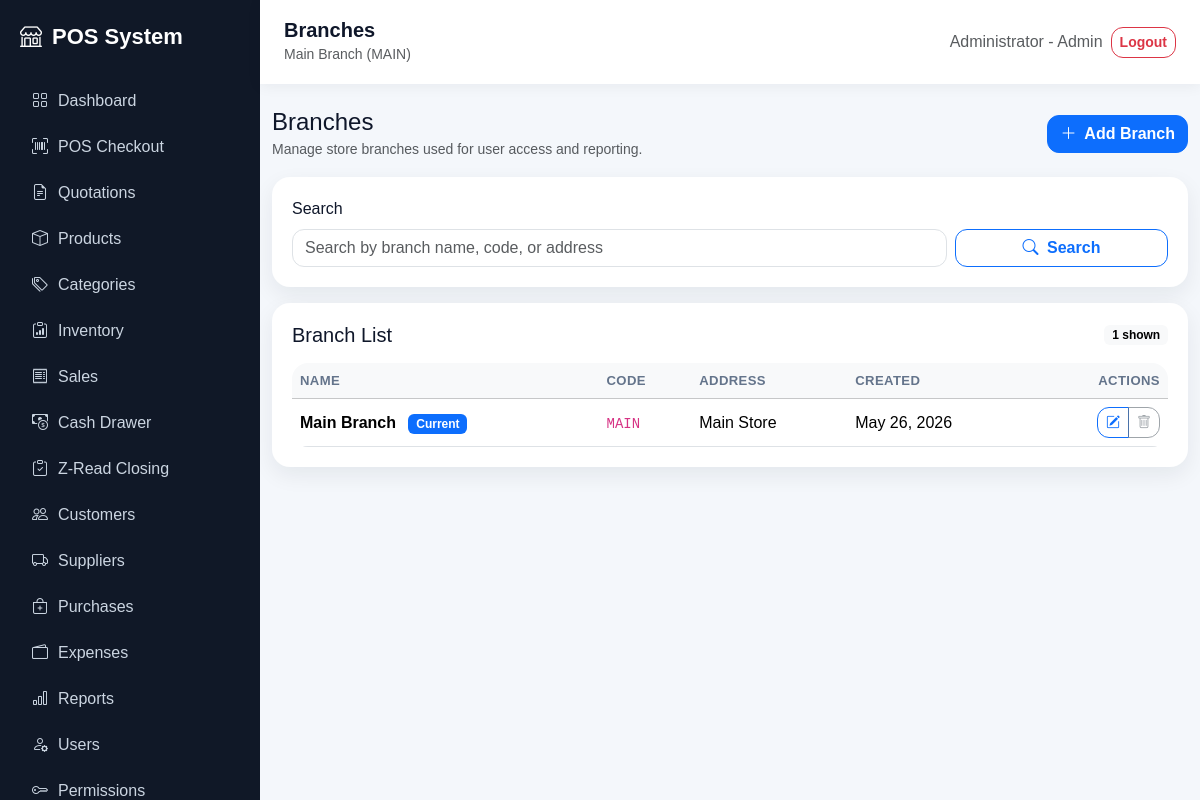
Page /branches/index.php (signed in) on the committed database.
### tables this page shows
CREATE TABLE branches (
  id INT AUTO_INCREMENT PRIMARY KEY,
  name VARCHAR(120) NOT NULL,
  code VARCHAR(50) NOT NULL UNIQUE,
  address VARCHAR(255),
  created_at TIMESTAMP DEFAULT CURRENT_TIMESTAMP
);

### config/app.php (called while the page is built, shortened)
<?php
function app_url(string $path = ''): string
{
    return BASE_URL . ltrim($path, '/');
}

### auth/session.php (called while the page is built, shortened)
<?php
require_once __DIR__ . '/../config/app.php';
function current_branch_id(): int
{
    return (int)($_SESSION['branch_id'] ?? 1);
}
function valid_user_roles(): array
{
    return ['Admin', 'Area Manager', 'Manager', 'Cashier', 'Inventory Clerk', 'Purchasing Staff'];
}
function single_branch_roles(): array
{
    return ['Manager', 'Cashier', 'Inventory Clerk', 'Purchasing Staff'];
}
function fetch_all_branches(PDO $pdo): array
{
    $stmt = $pdo->query('SELECT id, name, code FROM branches ORDER BY name, id');
    return $stmt->fetchAll() ?: [];
}
function user_accessible_branches(PDO $pdo, int $userId, string $role, ?int $userBranchId): array
{
    if ($role === 'Admin') {
        return fetch_all_branches($pdo);
    }
    return [];
}
function session_accessible_branches(PDO $pdo): array
{
    $userId = (int)($_SESSION['user_id'] ?? 0);
    $role = $_SESSION['role'] ?? '';
    $stmt = $pdo->prepare('SELECT branch_id FROM users WHERE id = ? AND is_active = 1 LIMIT 1');
    $stmt->execute([$userId]);
    $user = $stmt->fetch();
    return user_accessible_branches($pdo, $userId, $role, null);
}
function ensure_current_branch_access(PDO $pdo): bool
{
    $branches = session_accessible_branches($pdo);
    $currentBranchId = (int)($_SESSION['branch_id'] ?? 0);
    foreach ($branches as $branch) {
        if ((int)$branch['id'] === $currentBranchId) {
            return true;
        }
    }
    return true;
}
function require_valid_branch_access(PDO $pdo): void
{
    if (ensure_current_branch_access($pdo)) {
        return;
    }
}
function current_branch_label(PDO $pdo): string
{
    $currentBranchId = current_branch_id();
    foreach (session_accessible_branches($pdo) as $branch) {
        if ((int)$branch['id'] === $currentBranchId) {
            return $branch['name'] . ' (' . $branch['code'] . ')';
        }
    }
    return 'Branch ID: ' . $currentBranchId;
}

### branches/index.php (the view, shortened to what this page needs)
<?php
require_once __DIR__ . '/../config/database.php';
require_once __DIR__ . '/../auth/session.php';
$search = trim($_GET['q'] ?? '');
$params = [];
$sql = 'SELECT id, name, code, address, created_at FROM branches';
$sql .= ' ORDER BY name ASC LIMIT 300';
$stmt = $pdo->prepare($sql);
$stmt->execute($params);
$branches = $stmt->fetchAll();
include __DIR__ . '/../includes/header.php';
?>
<div class="d-flex flex-column flex-md-row justify-content-between align-items-md-center gap-3 mb-3">
    <div>
        <h4 class="mb-0">Branches</h4>
        <small class="text-muted">Manage store branches used for user access and reporting.</small>
    </div>
    <a class="btn btn-primary" href="<?= app_url('branches/add.php') ?>">
        <i class="bi bi-plus-lg me-1"></i>
        Add Branch
    </a>
</div>
<div class="table-card mb-3">
    <form class="row g-2 align-items-end" method="get">
        <div class="col-md-9">
            <label class="form-label">Search</label>
            <input
                type="search"
                name="q"
                class="form-control"
                placeholder="Search by branch name, code, or address"
                value="<?= htmlspecialchars($search) ?>"
            >
        </div>
        <div class="col-md-3 d-grid">
            <button class="btn btn-outline-primary" type="submit">
                <i class="bi bi-search me-1"></i>
                Search
            </button>
        </div>
    </form>
</div>
<div class="table-card">
    <div class="d-flex justify-content-between align-items-center mb-3">
        <h5 class="mb-0">Branch List</h5>
        <span class="badge text-bg-light"><?= count($branches) ?> shown</span>
    </div>
    <div class="table-responsive">
        <table class="table table-hover align-middle mb-0">
            <thead class="table-light">
                <tr>
                    <th>Name</th>
                    <th>Code</th>
                    <th>Address</th>
                    <th>Created</th>
                    <th class="text-end">Actions</th>
                </tr>
            </thead>
            <tbody>
                <?php foreach ($branches as $branch): ?>
                    <?php $isCurrent = (int)$branch['id'] === $currentBranchId; ?>
                    <tr>
                        <td class="fw-semibold">
                            <?= htmlspecialchars($branch['name']) ?>
                            <?php if ($isCurrent): ?>
                                <span class="badge text-bg-primary ms-2">Current</span>
                            <?php endif; ?>
                        </td>
                        <td><code><?= htmlspecialchars($branch['code']) ?></code></td>
                        <td><?= htmlspecialchars($branch['address'] ?: '-') ?></td>
                        <td><?= htmlspecialchars(date('M d, Y', strtotime($branch['created_at']))) ?></td>
                        <td class="text-end">
                            <div class="btn-group btn-group-sm" role="group" aria-label="Branch actions">
                                <a class="btn btn-outline-primary" href="<?= app_url('branches/edit.php?id=' . (int)$branch['id']) ?>">
                                    <i class="bi bi-pencil-square"></i>
                                </a>
                                <?php if ($isCurrent): ?>
                                    <button class="btn btn-outline-secondary" type="button" disabled title="Current branch cannot be deleted">
                                        <i class="bi bi-trash"></i>
                                    </button>
                                <?php else: ?>
                                    <a class="btn btn-outline-danger" href="<?= app_url('branches/delete.php?id=' . (int)$branch['id']) ?>">
                                        <i class="bi bi-trash"></i>
                                    </a>
                                <?php endif; ?>
                            </div>
                        </td>
                    </tr>
                <?php endforeach; ?>
            </tbody>
        </table>
    </div>
</div>
<?php include __DIR__ . '/../includes/footer.php'; ?>

### assets/css/app.css (style rules this page uses)
:root { --sidebar:#101827; --primary:#2563eb; --bg:#f4f7fb; }
body { background: var(--bg); font-family: Arial, sans-serif; }
.table-card { background:#fff; border-radius:18px; padding:20px; box-shadow:0 8px 22px rgba(15,23,42,.07); }
* { box-sizing: border-box; }
html { scroll-behavior: smooth; }
body { color: #0f172a; }
.card, .table-card, .soft-card, .stat-card { transition: transform .18s ease, box-shadow .18s ease; }
.table-responsive { border-radius: 16px; }
.table th { white-space: nowrap; font-size: .82rem; color: #64748b; text-transform: uppercase; letter-spacing: .03em; }
.form-control, .form-select, .btn { border-radius: 12px; }
.btn { font-weight: 600; }

### rows in the picture
branches: name "Main Branch", shows "Current", code "MAIN", address "Main Store", created_at "May 26, 2026"

### other values in the picture
$link['label'] "Dashboard"
$link['label'] "POS Checkout"
$link['label'] "Quotations"
$link['label'] "Products"
$link['label'] "Categories"
$link['label'] "Inventory"
$link['label'] "Sales"
$link['label'] "Cash Drawer"
$link['label'] "Z-Read Closing"
$link['label'] "Customers"
$link['label'] "Suppliers"
$link['label'] "Purchases"
$link['label'] "Expenses"
$link['label'] "Reports"
$link['label'] "Users"
